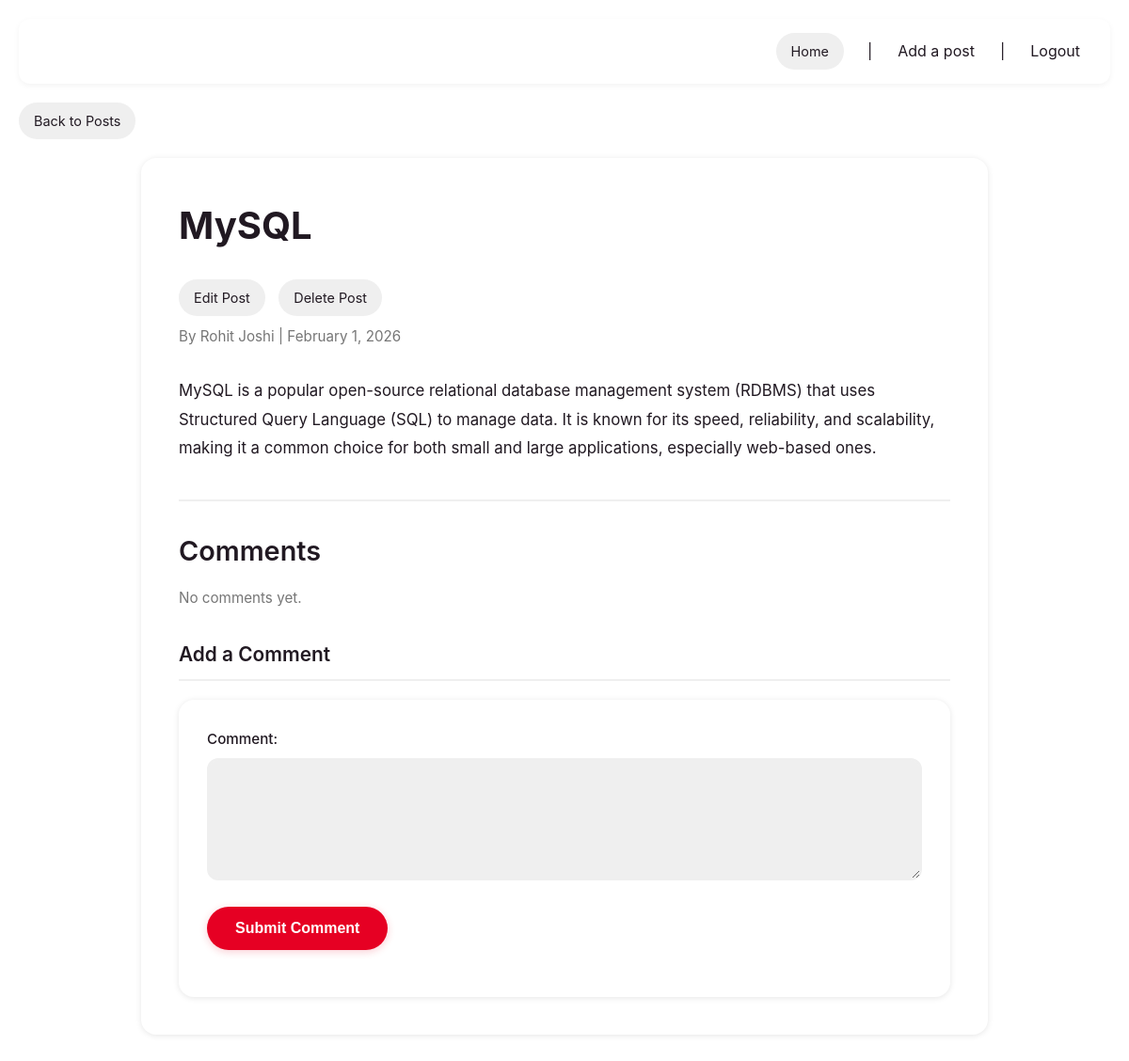
/post.php?id=16 (signed in), run on the app's committed database.
### tables this page shows
CREATE TABLE `posts` (
  `id` int(11) NOT NULL AUTO_INCREMENT,
  `title` varchar(255) NOT NULL,
  `content` text NOT NULL,
  `status` enum('published','draft') DEFAULT 'published',
  `created_at` timestamp NOT NULL DEFAULT current_timestamp(),
  `updated_at` timestamp NOT NULL DEFAULT current_timestamp() ON UPDATE current_timestamp(),
  `category_id` int(11) DEFAULT NULL,
  `user_id` int(11) NOT NULL,
  PRIMARY KEY (`id`),
  KEY `category_id` (`category_id`),
  KEY `user_id` (`user_id`),
  CONSTRAINT `posts_ibfk_1` FOREIGN KEY (`category_id`) REFERENCES `categories` (`id`),
  CONSTRAINT `posts_ibfk_2` FOREIGN KEY (`user_id`) REFERENCES `users` (`id`) ON DELETE CASCADE
);

CREATE TABLE `users` (
  `id` int(11) NOT NULL AUTO_INCREMENT,
  `username` varchar(100) NOT NULL,
  `email` varchar(150) NOT NULL,
  `password` varchar(255) NOT NULL,
  `role` enum('user','admin') DEFAULT 'user',
  `created_at` timestamp NOT NULL DEFAULT current_timestamp(),
  PRIMARY KEY (`id`),
  UNIQUE KEY `username` (`username`),
  UNIQUE KEY `email` (`email`)
);

### includes/auth.php (called while the page is built, shortened)
<?php
function isLoggedIn() {
    return isset($_SESSION['user_id']);
}
function isAdmin() {
    return isLoggedIn() && $_SESSION['role'] === 'admin';
}
?>

### public/post.php (the view, shortened to what this page needs)
<?php
require __DIR__ . '/../includes/auth.php';
require __DIR__ . '/../includes/header.php';
$con = dbConnect();
$postID = (int) $_GET['id'];
$postSql = "SELECT id, user_id, title, content, created_at FROM posts WHERE id = ? AND status = 'published'";
$postStmt = $con->prepare($postSql);
$postStmt->execute([$postID]);
$post = $postStmt->fetch(PDO::FETCH_ASSOC);
$userStmt = $con->prepare("SELECT username FROM users WHERE id = ?");
$userStmt->execute([$post['user_id']]);
$author = $userStmt->fetch(PDO::FETCH_ASSOC);
$authorName = $author ? $author['username'] : 'Unknown';
$commentSql = "SELECT id, user_id, comment_text, created_at FROM comments WHERE post_id = ? ORDER BY created_at DESC";
$commentStmt = $con->prepare($commentSql);
$commentStmt->execute([$postID]);
$comments = $commentStmt->fetchAll(PDO::FETCH_ASSOC);
$canEdit = isLoggedIn() && (
    isAdmin() || $_SESSION['user_id'] === $post['user_id']
);
?>
<!DOCTYPE html>
<html>
<head>
	<link rel="stylesheet" type="text/css" href="../assets/style.css">
</head>
<body>
	<a href="index.php">Back to Posts</a>
<article>
	<h1><?php echo htmlspecialchars($post['title'], ENT_QUOTES, 'UTF-8'); ?></h1>
<?php if ($canEdit): ?>
	<a href="edit.php?id=<?php echo $postID; ?>">Edit Post</a>
	<a href="delete.php?id=<?php echo $postID; ?>" onclick="return confirm('Are you sure you want to delete this post?');">Delete Post</a>
<?php endif; ?>
	<p>
		By <?php echo htmlspecialchars($authorName, ENT_QUOTES, 'UTF-8'); ?>
		| <?php echo date("F j, Y", strtotime($post['created_at'])); ?>
	</p>
	<div>
		<?php echo nl2br(htmlspecialchars($post['content'], ENT_QUOTES, 'UTF-8')); ?>
	</div>
	<h2>Comments</h2>
	<?php if(count($comments) === 0): ?>
		<p>No comments yet.</p>
	<?php endif; ?>
	<h3>Add a Comment</h3>
	<form method="POST" action="comment_add.php">
		<label>Comment:</label><br>
		<textarea name="comment_text" rows="4" required></textarea><br><br>
		<button type="submit">Submit Comment</button>
	</form>
</article>
</body>
</html>

### assets/style.css (style rules this page uses)
:root { --grid-red: #E60023; --grid-black: #211922; --grid-gray: #767676; --grid-light-gray: #EFEFEF; --grid-white: #FFFFFF; --card-shadow: 0 1px 6px rgba(0, 0, 0, 0.1); --card-shadow-hover: 0 4px 12px rgba(0, 0, 0, 0.15); }
* { margin: 0; padding: 0; box-sizing: border-box; }
body { font-family: -apple-system, BlinkMacSystemFont, 'Segoe UI', Roboto, Oxygen-Sans, Ubuntu, Cantarell, 'Helvetica Neue', sans-serif; background-color: var(--grid-white); color: var(--grid-black); line-height: 1.6; padding: 20px; }
h1 { text-align: center; font-size: 2.2rem; font-weight: 700; margin-bottom: 10px; color: var(--grid-black); }
h2 { font-size: 1.8rem; font-weight: 600; margin: 25px 0 15px; color: var(--grid-black); }
h3 { font-size: 1.3rem; font-weight: 600; margin: 30px 0 15px; color: var(--grid-black); padding-bottom: 10px; border-bottom: 2px solid var(--grid-light-gray); }
body > a, a[href*="index.php"]:first-of-type, a[href*="post.php"]:first-of-type { display: inline-block; max-width: 900px; margin: 0 auto 20px; margin-right: 10px; margin-bottom: 0px; color: var(--grid-black); text-decoration: none; padding: 8px 16px; border-radius: 24px; background-color: var(--grid-light-gray); font-size: 0.9rem; transition: all 0.2s ease; }
body > article { max-width: 900px; margin: 20px auto; background-color: var(--grid-white); padding: 40px; border-radius: 16px; box-shadow: var(--card-shadow); }
body > article h1 { font-size: 2.5rem; margin-bottom: 15px; text-align: left; }
body > article > p { color: var(--grid-gray); font-size: 0.95rem; margin-bottom: 15px; }
body > article > a { display: inline-block; margin: 10px 10px 10px 0; padding: 8px 16px; background-color: var(--grid-light-gray); color: var(--grid-black); text-decoration: none; border-radius: 20px; font-size: 0.9rem; transition: all 0.2s ease; }
body > article > div { margin: 30px 0; font-size: 1.05rem; line-height: 1.8; color: var(--grid-black); }
body > article h2 { margin-top: 40px; padding-top: 30px; border-top: 2px solid var(--grid-light-gray); }
form { background-color: var(--grid-white); padding: 30px; border-radius: 16px; box-shadow: var(--card-shadow); margin-top: 20px; }
label { display: block; font-weight: 500; margin-bottom: 8px; color: var(--grid-black); font-size: 0.95rem; }
input[type="text"], input[type="email"], input[type="password"], textarea, select { width: 100%; padding: 12px 16px; border: 2px solid var(--grid-light-gray); border-radius: 12px; font-size: 16px; font-family: inherit; outline: none; background-color: var(--grid-light-gray); transition: all 0.2s ease; margin-bottom: 20px; }
textarea { resize: vertical; min-height: 120px; line-height: 1.6; }
textarea[rows="4"], textarea[rows="5"] { min-height: 100px; }
button, button[type="submit"] { padding: 14px 30px; background-color: var(--grid-red); color: var(--grid-white); border: none; border-radius: 24px; font-size: 16px; font-weight: 600; cursor: pointer; transition: all 0.2s ease; margin-bottom: 20px; box-shadow: 0 2px 8px rgba(230, 0, 35, 0.2); }
form, article { animation: fadeIn 0.3s ease-out; }

### data on the page
posts: title "MySQL", created_at "February 1, 2026", content "MySQL is a popular open-source relational database management system (RDBMS) that uses Structured Query Language (SQL) to manage data. It is known for its speed, reliability, and scalability, making it a common choice for both small and large applications, especially web-based ones."
users: username "Rohit Joshi"
